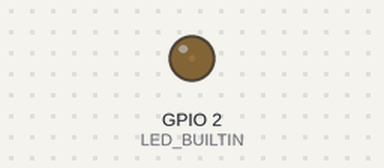
Simulated run of this sketch. Board: ESP32. On the bench: output pins drawn as LEDs (lit = HIGH).

Above: at 0.05 s.
At 0.55 s:
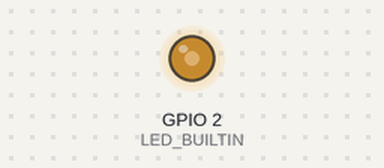
At 0.8 s:
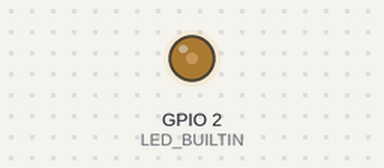
Timing chart, 0 to 10.7 s (numbered marks = the images above):
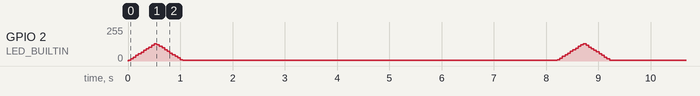

The sketch:

breathe.ino
```cpp
#include <Arduino.h>

#ifdef LED_BUILTIN
  const int LED_PIN = LED_BUILTIN;
#else
  const int LED_PIN = 2; // LED connected to pin 2 on esp01s
#endif

#include <breathe.h>

Breathe b(LED_PIN);

void setup() {
}

void loop() {
  b.loop();
  delay(50);
}
```
